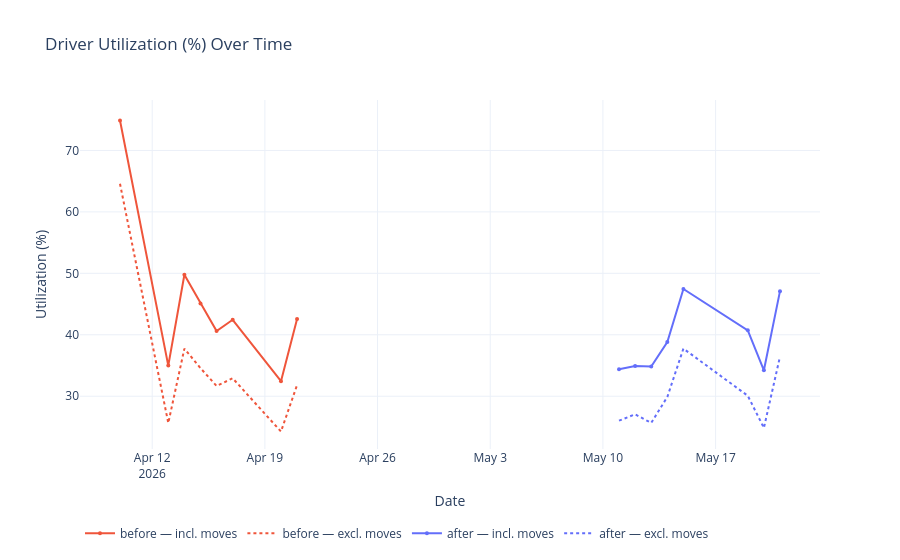

Here is the notebook cell this chart was saved with:
### Code cell
# ── Chart: Driver Utilization ──────────────────────────────────────────────────
fig_util = go.Figure()
for period_name, df, color in [
    (PERIOD_BEFORE, df_before, COLOR_BEFORE),
    (PERIOD_AFTER,  df_after,  COLOR_AFTER),
]:
    fig_util.add_trace(go.Scatter(
        x=df["date"], y=df["utilization_with_moves_pct"],
        mode="lines+markers", name=f"{period_name} — incl. moves",
        line=dict(color=color), marker=dict(size=4),
    ))
    fig_util.add_trace(go.Scatter(
        x=df["date"], y=df["utilization_without_moves_pct"],
        mode="lines", name=f"{period_name} — excl. moves",
        line=dict(color=color, dash="dot"),
    ))

if ADOPTION_DATE:
    fig_util.add_vline(x=ADOPTION_DATE, line_dash="dash", line_color="gray",
                       annotation_text="Adoption", annotation_position="top right")

fig_util.update_layout(
    title="Driver Utilization (%) Over Time",
    xaxis_title="Date", yaxis_title="Utilization (%)",
    legend=dict(orientation="h", y=-0.2),
    template="plotly_white",
)
fig_util.show()

### Figure 1 — Plotly figure (JSON) as saved in the notebook; plotly's stock layout.template omitted (floating-point values rounded to 4 significant figures)
{"data": [{"line": {"color": "#EF553B"}, "marker": {"size": 4}, "mode": "lines+markers", "name": "before — incl. moves", "type": "scatter", "x": ["2026-04-10T00:00:00.000000000", "2026-04-13T00:00:00.000000000", "2026-04-14T00:00:00.000000000", "2026-04-15T00:00:00.000000000", "2026-04-16T00:00:00.000000000", "2026-04-17T00:00:00.000000000", "2026-04-20T00:00:00.000000000", "2026-04-21T00:00:00.000000000"], "y": [74.88, 34.98, 49.77, 45.09, 40.61, 42.44, 32.44, 42.56]}, {"line": {"color": "#EF553B", "dash": "dot"}, "mode": "lines", "name": "before — excl. moves", "type": "scatter", "x": ["2026-04-10T00:00:00.000000000", "2026-04-13T00:00:00.000000000", "2026-04-14T00:00:00.000000000", "2026-04-15T00:00:00.000000000", "2026-04-16T00:00:00.000000000", "2026-04-17T00:00:00.000000000", "2026-04-20T00:00:00.000000000", "2026-04-21T00:00:00.000000000"], "y": [64.57, 25.64, 37.75, 34.57, 31.67, 32.92, 24.25, 31.82]}, {"line": {"color": "#636EFA"}, "marker": {"size": 4}, "mode": "lines+markers", "name": "after — incl. moves", "type": "scatter", "x": ["2026-05-11T00:00:00.000000000", "2026-05-12T00:00:00.000000000", "2026-05-13T00:00:00.000000000", "2026-05-14T00:00:00.000000000", "2026-05-15T00:00:00.000000000", "2026-05-19T00:00:00.000000000", "2026-05-20T00:00:00.000000000", "2026-05-21T00:00:00.000000000"], "y": [34.39, 34.91, 34.83, 38.83, 47.45, 40.72, 34.22, 47.1]}, {"line": {"color": "#636EFA", "dash": "dot"}, "mode": "lines", "name": "after — excl. moves", "type": "scatter", "x": ["2026-05-11T00:00:00.000000000", "2026-05-12T00:00:00.000000000", "2026-05-13T00:00:00.000000000", "2026-05-14T00:00:00.000000000", "2026-05-15T00:00:00.000000000", "2026-05-19T00:00:00.000000000", "2026-05-20T00:00:00.000000000", "2026-05-21T00:00:00.000000000"], "y": [26.02, 27.06, 25.66, 29.88, 37.75, 30.07, 24.84, 36.45]}], "layout": {"legend": {"orientation": "h", "y": -0.2}, "title": {"text": "Driver Utilization (%) Over Time"}, "xaxis": {"title": {"text": "Date"}}, "yaxis": {"title": {"text": "Utilization (%)"}}}}
